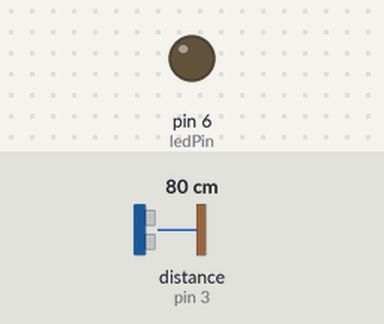
The sketch below on a simulated Arduino Uno, built with avr-gcc and run on an emulated ATmega328P. Parts: output pins drawn as LEDs (lit = HIGH). Wiring (inferred from the names in the program): ultrasonic range finder: trigger pin 2; echo pin 3. The test bench sets the inputs (shaded band); at power-on: distance to the obstacle (sensor on pin 3) 80 cm. The echo pulse lasts 58.3 µs per cm; pins used as bus, display or sensor lines are not drawn; what the sketch prints to the serial monitor is not drawn.

Above: at 1.2 s.
1.3 s: distance to the obstacle (sensor on pin 3) set to 34 cm
4.3 s: distance to the obstacle (sensor on pin 3) set to 27 cm
At 5.0 s:
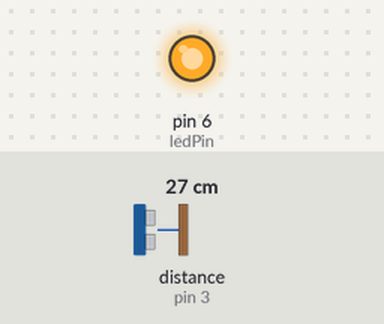
5.8 s: distance to the obstacle (sensor on pin 3) set to 35 cm
At 7.2 s:
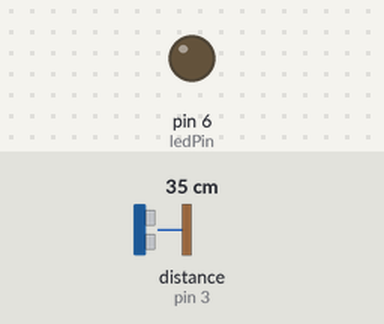
8.8 s: distance to the obstacle (sensor on pin 3) set to 18 cm
At 10.2 s:
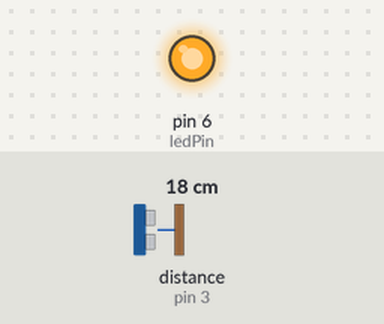
Timing chart, 0 to 11.3 s (numbered marks = the images above; inputs shaded):
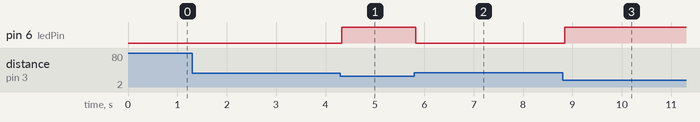

Measured:
- the behaviour switches between 31 and 30 cm on distance to the obstacle (sensor on pin 3) (found by bisection; images 0 and 1)
- after the input at 1.3 s, every drawn part: stays the same
- after the input at 4.3 s, pin 6 (ledPin): LOW → HIGH at once
- after the input at 5.8 s, pin 6 (ledPin): HIGH → LOW at once
- after the input at 8.8 s, pin 6 (ledPin): LOW → HIGH after 0.05 s

The sketch:

REX_Trial_UltrasonicMeasure2.ino
```cpp
/*超音波センサーを使って人を検知しよう！その2
 * 内容
 * 距離が一定以下になるとLEDが光る
 */
const int tringPin = 2;
const int echoPin = 3;
const int ledPin = 6;

double duration = 0;
double distance = 0;

// Arduinoが起動した時，1度だけ実行
void setup() {
  Serial.begin(9600);
  pinMode(tringPin, OUTPUT);
  pinMode(echoPin, INPUT);
  pinMode(ledPin,OUTPUT);
}

// 起動中ずっと実行
void loop() {
  // 両方のピンをLOWで初期化
  digitalWrite(tringPin, LOW);
  digitalWrite(echoPin, LOW);
  delayMicroseconds(1); // 1us待つ
  digitalWrite(tringPin, HIGH); // 超音波パルスをを発射
  delayMicroseconds(10); // 10us間待つ←リファレンスに準じて，最低10us必要
  digitalWrite(tringPin, LOW); // パルスを止める
  duration = pulseIn(echoPin, HIGH)* pow(10,-6); // パルスが帰ってくるまでの時間μsを秒へ変換
  distance = duration * 34000 / 2; // 距離 = 時間 * 速度で表せるので，速度は音速340m/sなので→3400cm/sとする．2で割るのは，進んだ距離は出てきて帰ってきた時までの距離のため
  Serial.print("距離は");
  Serial.print(distance);
  Serial.println("cmです");

  //距離が30[cm]未満の時LEDを光らせる
  if(distance < 30){
    digitalWrite(ledPin,HIGH);
  }else{
    digitalWrite(ledPin,LOW);
  }
}
```
